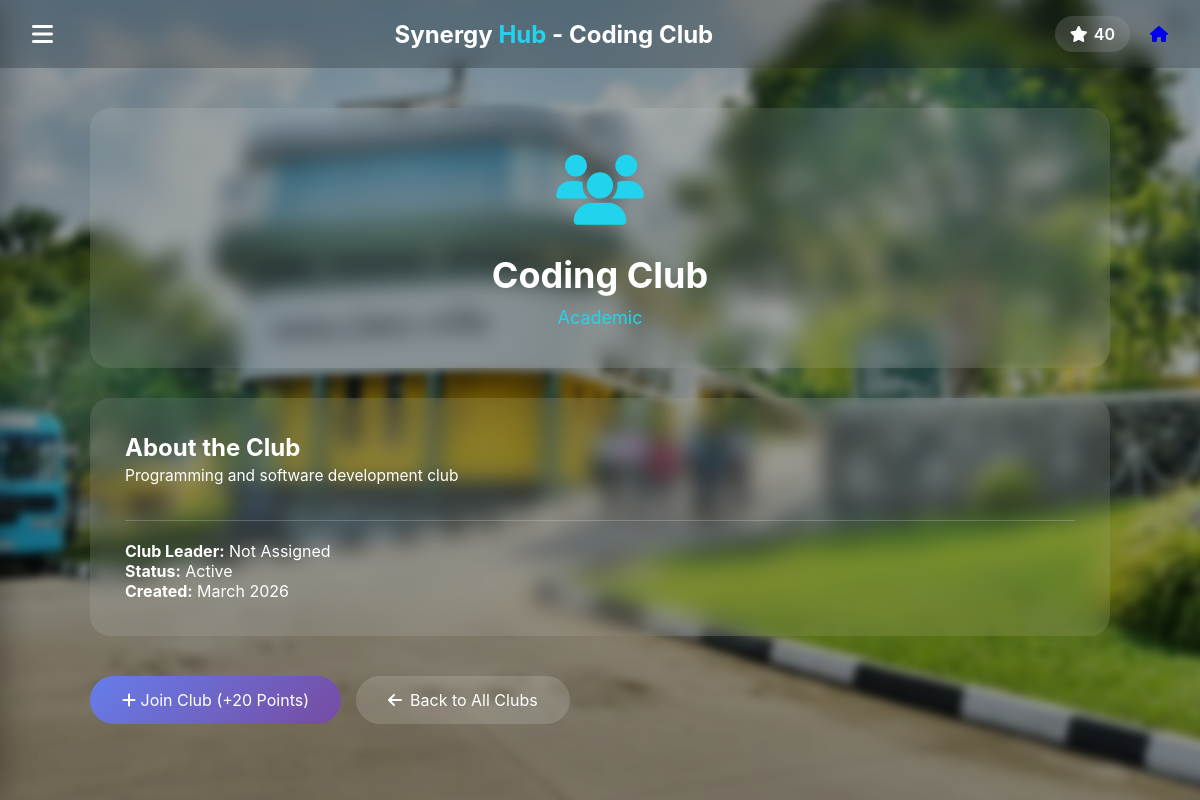
Screenshot of /synergy-hub_Full_Project/club_details.php?id=1 (signed in) with the database file from the repository.
### tables this page shows
CREATE TABLE `clubs` (
  `ClubID` int(11) NOT NULL,
  `Name` varchar(100) NOT NULL,
  `Description` text DEFAULT NULL,
  `LeaderID` int(11) DEFAULT NULL,
  `Category` varchar(50) DEFAULT NULL,
  `CreatedAt` timestamp NOT NULL DEFAULT current_timestamp(),
  `Status` enum('Active','Inactive') DEFAULT 'Active'
);

CREATE TABLE `users` (
  `UserID` int(11) NOT NULL,
  `StudentID` varchar(20) DEFAULT NULL,
  `Name` varchar(100) NOT NULL,
  `Email` varchar(100) NOT NULL,
  `PasswordHash` varchar(255) NOT NULL,
  `Role` enum('Admin','User','Visitor') DEFAULT 'User',
  `PointsBalance` int(11) DEFAULT 0,
  `MembershipStatus` enum('Active','Inactive','Expired') DEFAULT 'Active',
  `CreatedAt` timestamp NOT NULL DEFAULT current_timestamp()
);

### synergy-hub_Full_Project/club_details.php (the view, shortened to what this page needs)
<?php
    require_once 'config.php';
    $user_id = $_SESSION['user_id'];
    $club_id = isset($_GET['id']) ? intval($_GET['id']) : 0;
    $club_sql = "SELECT c.*, u.Name as LeaderName
                FROM Clubs c
                LEFT JOIN Users u ON c.LeaderID = u.UserID
                WHERE c.ClubID = ?";
    $club_stmt = mysqli_prepare($conn, $club_sql);
    mysqli_stmt_bind_param($club_stmt, "i", $club_id);
    mysqli_stmt_execute($club_stmt);
    $club_result = mysqli_stmt_get_result($club_stmt);
    $club = mysqli_fetch_assoc($club_result);
    $membership_sql = "SELECT Role FROM ClubMemberships
                    WHERE ClubID = ? AND UserID = ? AND Status = 'Active'";
    $membership_stmt = mysqli_prepare($conn, $membership_sql);
    mysqli_stmt_bind_param($membership_stmt, "ii", $club_id, $user_id);
    mysqli_stmt_execute($membership_stmt);
    $is_member = mysqli_num_rows(mysqli_stmt_get_result($membership_stmt)) > 0;
    $user_sql = "SELECT PointsBalance, Name FROM Users WHERE UserID = ?";
    $user_stmt = mysqli_prepare($conn, $user_sql);
    mysqli_stmt_bind_param($user_stmt, "i", $user_id);
    mysqli_stmt_execute($user_stmt);
    $user = mysqli_fetch_assoc(mysqli_stmt_get_result($user_stmt));
?>
<!DOCTYPE html>
<html lang="en">
    <head>
        <link rel="stylesheet" href="https://cdnjs.cloudflare.com/ajax/libs/font-awesome/6.5.0/css/all.min.css">
    </head>
    <body>
        <div class="bg"></div>
        <header class=navbar>
            <div class="menu-btn" onclick="toggleSidebar()">
                <i class="fa-solid fa-bars"></i>
            </div>
            <h1 class="logo">Synergy <span>Hub</span> - <?php echo htmlspecialchars($club['Name']); ?></h1>
            <div class="icons">
                <div class="points">
                    <i class="fa-solid fa-star"></i>
                    <span><?php echo $user['PointsBalance']; ?></span>
                </div>
                <a href="index.php" class="home-icon">
                    <i class="fa-solid fa-home"></i>
                </a>
            </div>
        </header>
        <div class="club-container" style="padding: 40px; max-width: 1100px; margin: 0 auto; color: white;">
            <div style="background: rgba(255,255,255,0.1); backdrop-filter: blur(10px); border-radius: 20px; padding: 40px; margin-bottom: 30px; text-align: center;">
                <div style="font-size: 70px; margin-bottom: 20px; color: #22d3ee;">
                    <i class="fa-solid fa-users"></i>
                </div>
                <h1 style="font-size: 36px; margin: 0 0 10px 0;"><?php echo htmlspecialchars($club['Name']); ?></h1>
                <p style="font-size: 18px; color: #22d3ee;"><?php echo htmlspecialchars($club['Category'] ?? 'Student Organization'); ?></p>
            </div>
            <div style="background: rgba(255,255,255,0.1); backdrop-filter: blur(10px); border-radius: 20px; padding: 35px;">
                <h2>About the Club</h2>
                <p style="line-height: 1.8; font-size: 15.5px;">
                    <?php echo nl2br(htmlspecialchars($club['Description'] ?? 'No description available.')); ?>
                </p>
                <div style="margin-top: 30px; padding-top: 20px; border-top: 1px solid rgba(255,255,255,0.2);">
                    <strong>Club Leader:</strong> <?php echo htmlspecialchars($club['LeaderName'] ?? 'Not Assigned'); ?><br>
                    <strong>Status:</strong> <?php echo $club['Status']; ?><br>
                    <strong>Created:</strong> <?php echo date('F Y', strtotime($club['CreatedAt'] ?? 'now')); ?>
                </div>
            </div>
            <div style="margin-top: 40px; display: flex; gap: 15px; flex-wrap: wrap;">
                <?php if (!$is_member): ?>
                    <button onclick="joinClub(<?php echo $club_id; ?>)"
                            style="padding: 14px 32px; background: linear-gradient(135deg, #667eea, #764ba2); color:white; border: none; border-radius: 30px; font-size: 16px; cursor: pointer;">
                        <i class="fa-solid fa-plus"></i> Join Club (+20 Points)
                    </button>
                <?php endif; ?>
                <a href="clubs.php"
                   style="padding: 14px 32px; background: rgba(255,255,255,0.15); color: white; text-decoration: none; border-radius: 30px; display: inline-flex; align-items: center; gap: 8px;">
                    <i class="fa-solid fa-arrow-left"></i> Back to All Clubs
                </a>
            </div>
        </div>
    </body>
</html>

### synergy-hub_Full_Project/club_details.php (style rules this page uses)
* { margin: 0; padding: 0; box-sizing: border-box; font-family: -apple-system, BlinkMacSystemFont, 'Segoe UI', Roboto, Oxygen, Ubuntu, sans-serif; }
body { min-height: 100vh; position: relative; }
.bg { position: fixed; top: 0; left: 0; right: 0; bottom: 0; z-index: -1; }
.bg::before { content: ""; position: absolute; inset: 0; background-image: url("campus.jpg"); background-size: cover; background-position: center; filter: blur(4px) brightness(0.65); transform: scale(1.05); pointer-events: none; }
.navbar { display: flex; justify-content: space-between; align-items: center; padding: 16px 32px; background: rgba(0,0,0,0.2); backdrop-filter: blur(10px); }
.logo { font-size: 24px; font-weight: 700; color: white; }
.logo span { color: #22d3ee; }
.icons { display: flex; gap: 20px; align-items: center; }
.menu-btn { color: white; font-size: 24px; cursor: pointer; transition: transform 0.3s ease; }
.points { display: flex; align-items: center; gap: 6px; font-weight: 600; padding: 8px 15px; border-radius: 20px; background: rgba(255,255,255,0.15); backdrop-filter: blur(10px); color: white; }
.club-container { padding: 30px; max-width: 1200px; margin: 0 auto; }

### rows the page displays
clubs: Name "Coding Club", Category "Academic", Description "Programming and software development club", Status "Active", CreatedAt "March 2026"
users: PointsBalance "40"

### other values shown
$club['LeaderName'] "Not Assigned"
